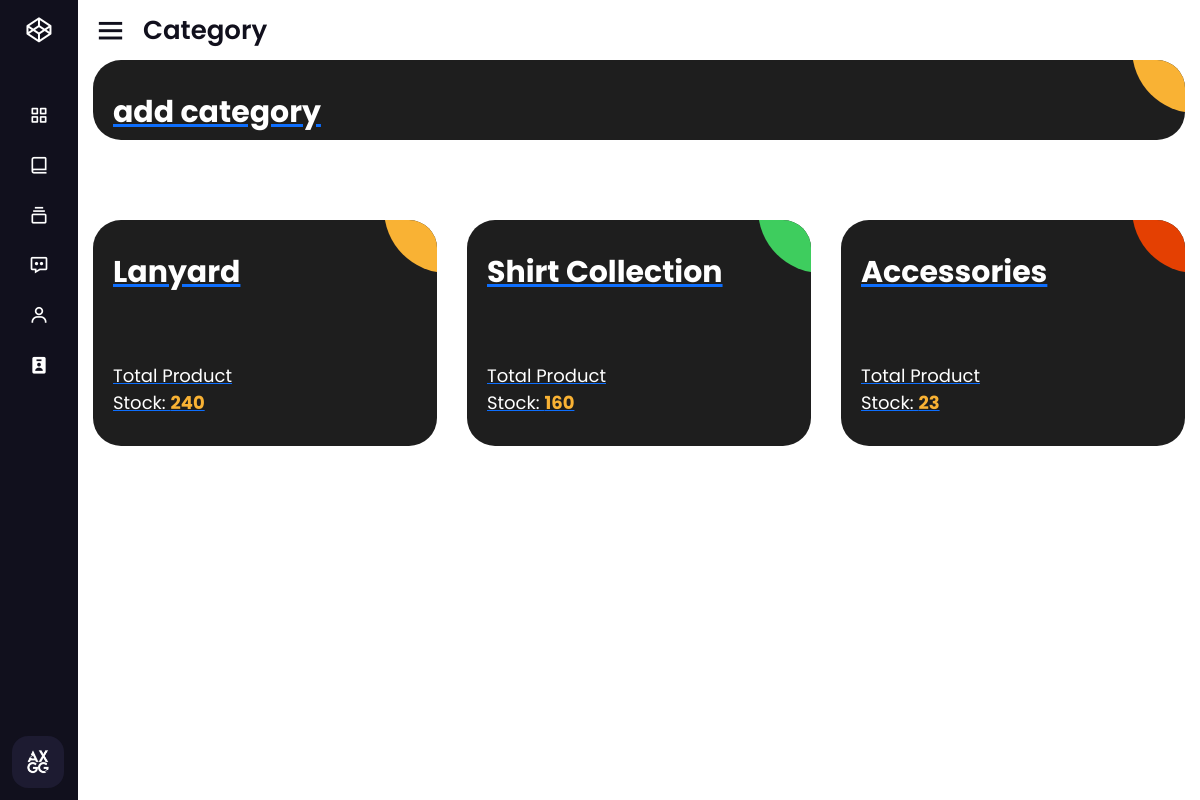
Screenshot of /inventory/category.php (signed in) with the database file from the repository.
### tables this page shows
CREATE TABLE `category` (
  `category_id` int(11) NOT NULL,
  `category` varchar(50) NOT NULL
);

### inventory/category.php (the view, shortened to what this page needs)
<!DOCTYPE html>
<html lang="en">
<head>
  <link rel="stylesheet" href="./css/category.css">
</head>
<body>
  <?php include '../includes/sidenav.php' ?>
  <section class="home-section">
    <div class="home-content">
      <i class='bx bx-menu'></i>
      <span class="text">Category</span>
    </div>
    <div class="ag-format-container">
      <div class="ag-courses_item" style="height:10vh;">
        <a href="#" class="ag-courses-item_link" onclick="showModal()">
          <div class="ag-courses-item_bg"></div>
          <div class="ag-courses-item_title">
            add category
          </div>
        </a>
      </div>
      <div class="ag-courses_box">
        <?php
        function displayCategories()
        {
          include '../config.php';
          $query = "SELECT c.category_id, c.category, SUM(s.stock) AS total_stock
            FROM category c
            LEFT JOIN stock s ON c.category_id = s.category_id
            GROUP BY c.category_id";
          $result = mysqli_query($conn, $query);
          if (mysqli_num_rows($result) > 0) {
            while ($row = mysqli_fetch_assoc($result)) {
              $category = $row['category'];
              $categoryId = $row['category_id'];
              $totalStock = $row['total_stock'];
              echo '
                  <div class="ag-courses_item">
                    <a href="category-view.php?category_id=' . $categoryId . '" class="ag-courses-item_link">
                        <div class="ag-courses-item_bg"></div>
                        <div class="ag-courses-item_title">
                            ' . $category . '
                        </div>
                        <div class="ag-courses-item_date-box">
                            Total Product<br>Stock:
                            <span class="ag-courses-item_date">
                                ' . $totalStock . '
                            </span>
                        </div>
                    </a>
                  </div>';
            }
          } else {
            echo 'No categories found.';
          }
        }
        displayCategories();
        ?>
      </div>
    </div>
  </section>
</body>
</html>

### inventory/css/category.css (style rules this page uses)
.ag-format-container { width: 100%; margin: 0 auto; }
body { background-color: #000; }
.ag-courses_box { display: -webkit-box; display: -ms-flexbox; display: flex; -webkit-box-align: start; -ms-flex-align: start; align-items: flex-start; -ms-flex-wrap: wrap; flex-wrap: wrap; padding: 50px 0; }
.ag-courses_item { -ms-flex-preferred-size: calc(33.33333% - 30px); flex-basis: calc(33.33333% - 30px); margin: 0 15px 30px; overflow: hidden; border-radius: 28px; }
.ag-courses-item_link { display: block; padding: 30px 20px; background-color: #1E1E1E; overflow: hidden; position: relative; }
.ag-courses-item_title { min-height: 87px; margin: 0 0 25px; overflow: hidden; font-weight: bold; font-size: 30px; color: #FFF; z-index: 2; position: relative; }
.ag-courses-item_date-box { font-size: 18px; color: #FFF; z-index: 2; position: relative; }
.ag-courses-item_date { font-weight: bold; color: #f9b234; -webkit-transition: color .5s ease; -o-transition: color .5s ease; transition: color .5s ease }
.ag-courses-item_bg { height: 128px; width: 128px; background-color: #f9b234; z-index: 1; position: absolute; top: -75px; right: -75px; border-radius: 50%; -webkit-transition: all .5s ease; -o-transition: all .5s ease; transition: all .5s ease; }
.ag-courses_item:nth-child(2n) .ag-courses-item_bg { background-color: #3ecd5e; }
.ag-courses_item:nth-child(3n) .ag-courses-item_bg { background-color: #e44002; }

### assets/css/style.css (style rules this page uses)
* { margin: 0; padding: 0; box-sizing: border-box; font-family: "Poppins", sans-serif; }
:root { --background-color1: #fafaff; --background-color2: #ffffff; --background-color3: #ededed; --background-color4: #cad7fda4; --primary-color: #4b49ac; --secondary-color: #0c007d; --Border-color: #3f0097; --one-use-color: #3f0097; --two-use-color: #5500cb; }

### includes/sidenav.php (style rules this page uses)
* { margin: 0; padding: 0; box-sizing: border-box; font-family: 'Poppins', sans-serif; }
.home-section { position: relative; height: 100vh; left: 260px; width: calc(100% - 260px); transition: all 0.5s ease; }
.sidebar.close~.home-section { left: 78px; width: calc(100% - 78px); }
.home-section .home-content { height: 60px; display: flex; align-items: center; }
.home-section .home-content .bx-menu, .home-section .home-content .text { color: #11101d; font-size: 35px; }
.home-section .home-content .bx-menu { margin: 0 15px; cursor: pointer; }
.home-section .home-content .text { font-size: 26px; font-weight: 600; }

### rows the page displays
category: category "Lanyard", totalStock "240"
category: category "Shirt Collection", totalStock "160"
category: category "Accessories", totalStock "23"
